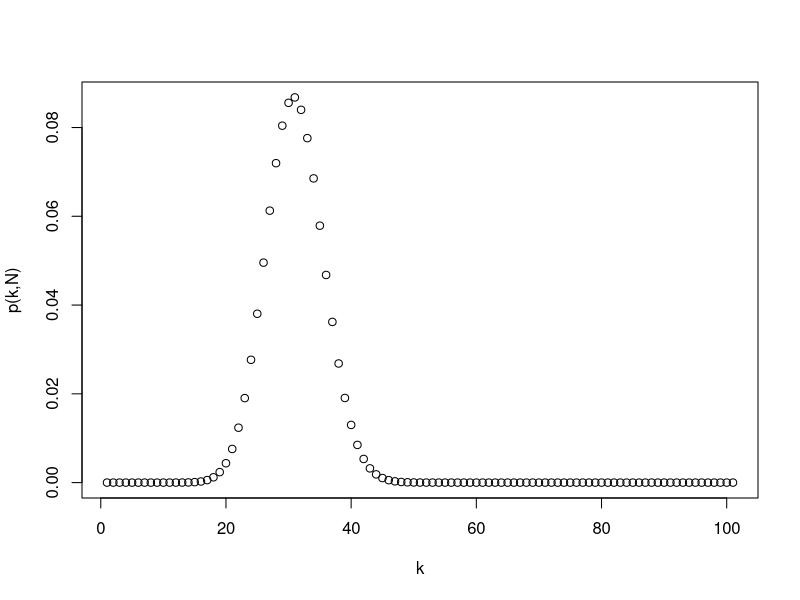
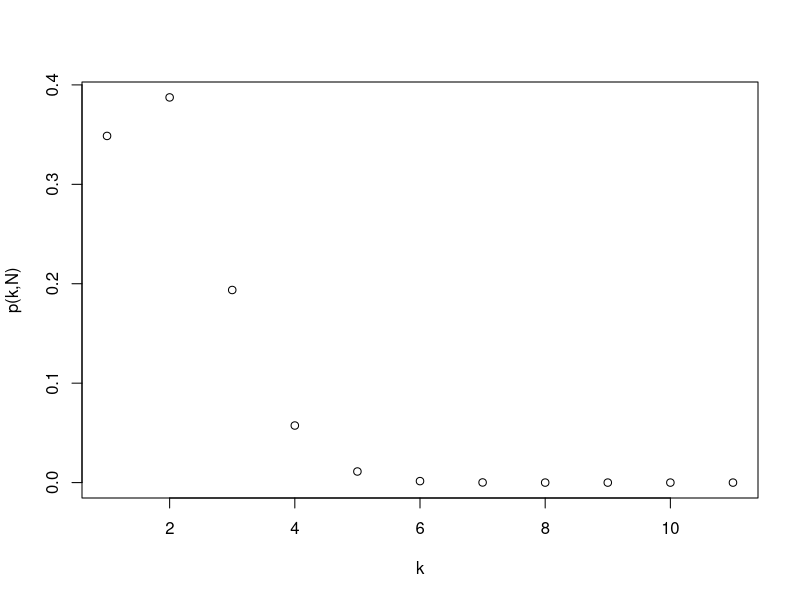
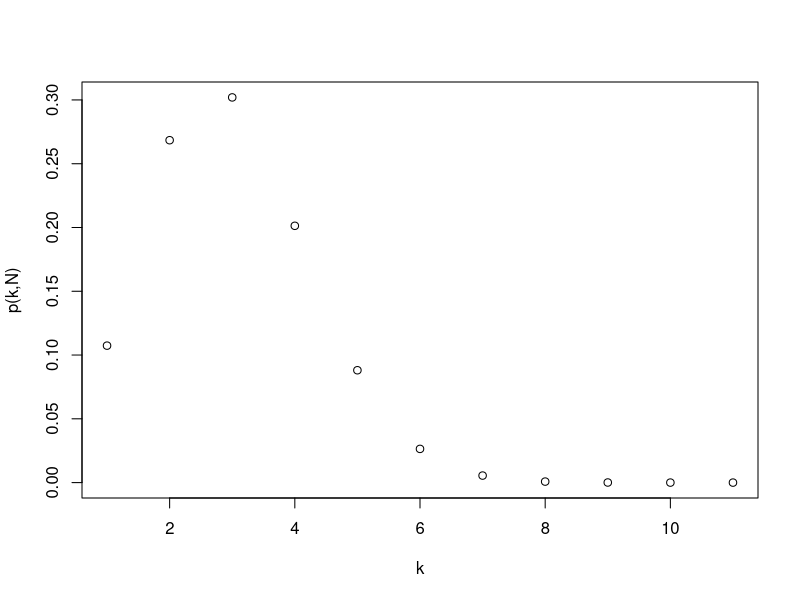
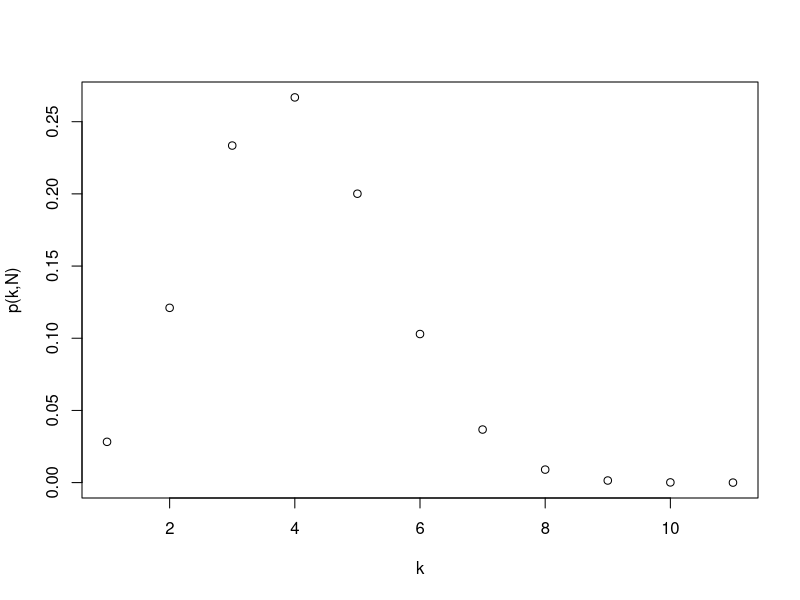
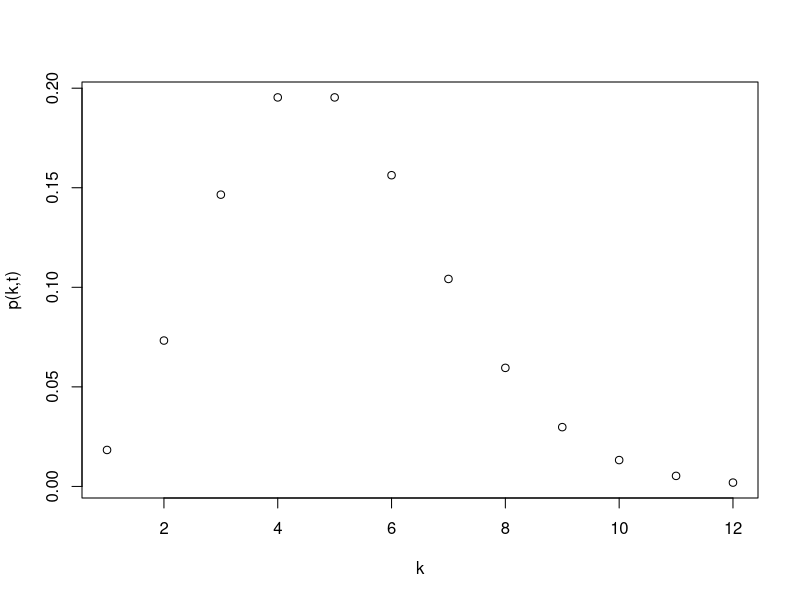
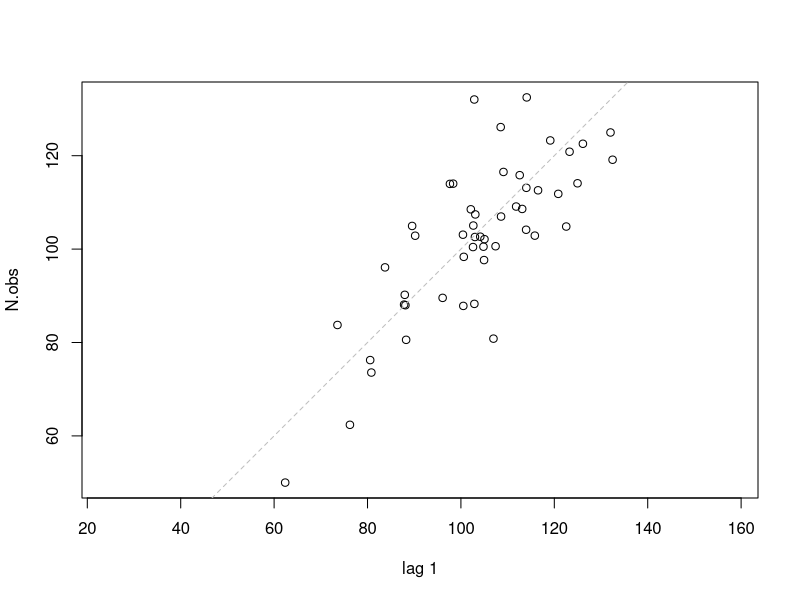
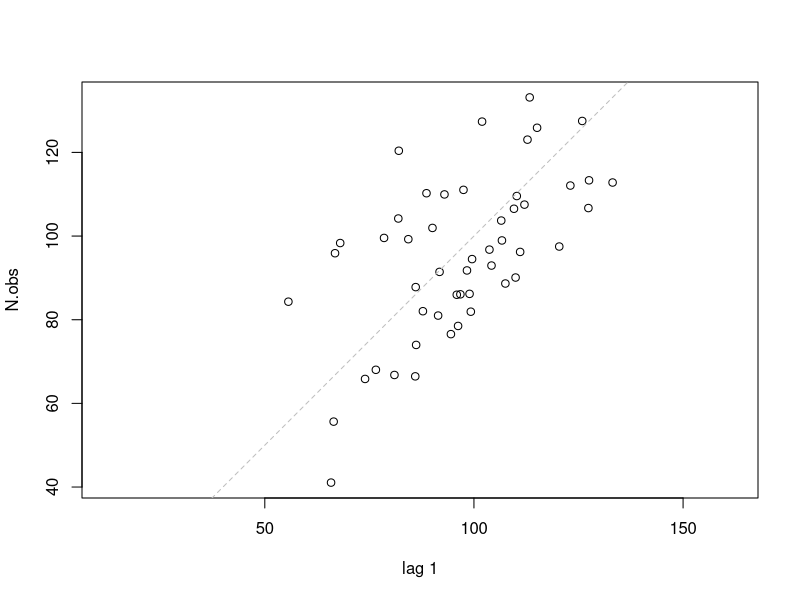

Here is the R script that generated these plots, in order:
## ---- chunk 1
knitr::opts_chunk$set(echo = TRUE)
## ---- chunk 2

binom <- function (p,N) {

# calculates probability of zero successes
p0 = (1 - p)^N
# geneerates a vector to store the prob of k successes
pk = rep(NA, N+1)
pk[1]= p0


for (k in 1:N){
  
  # calculates prob of k successes
  pkN = ((N-k+1)/k)*(p/(1-p))*pk[k]
  # stores prob of k successes
  pk[k+1] = pkN
  
   }

# plots k vs prob of k successes
plot(seq(0:N), pk, xlab="k", ylab="p(k,N)")

}

binom(0.3, 100)
## ---- chunk 3

p.0.1 <- binom(.1, 10)
p.0.2 <- binom(.2, 10)
p.0.3 <- binom(.3, 10)

## ---- chunk 4

poisson.dist <- function (r,t,cutoff) {

# calculate prob of zero successes
p0 = exp(-r*t)
# sets variable sum to stop the iteration
sum= p0
# starts the vector to sabe probabilities, iniciates with prob of zero
pk= NA
pk[1] = p0

i = 1

while (sum < cutoff){
  
  k = i
  pkt = ((r*t)/k)*pk[i]
  pk[i+1] = pkt 
  sum =  sum + pkt 
  #prints iteration values
  cat( 'i =', i, 'k= ', k, 'pkt = ', pkt, 'sum = ', sum)
  
  i= i+1
  
}

plot(seq(0:(length(pk)-1)), pk, xlab="k", ylab="p(k,t)")

}

poisson.dist(r= 0.1, t=40, cutoff=0.999)
## ---- chunk 5

ran.binom <- function (N,p) {

# chooses a random number from a uniform distirbution
U = runif(1)
# sets variable sum to stop the iteration
sum= 0
# set initial k 
k = 0
# stores probabilities to get p(k-1)
p0 = (1 - p)^N
pk = p0

i = 1

while (sum < U){
  
  k= k+1
  # calculates prob of k successes
  pkN = ((N-k+1)/k)*(p/(1-p))*pk[i]
  pk[i+1] = pkN
  
  sum =  sum + pkN
   
  #prints iteration values
  cat( 'i =', i, 'k= ', k, 'pkN = ', pkN, 'sum = ', sum)
  
  i= i+1
  
}

}

ran.binom(40, 0.2)
## ---- chunk 6

pop.dynamics.obsv <- function( t, s, b, sigma.N, sigma.W, sigma.V, N.0){
  
  # sets first period abundance equal to N0
  N.t = N.0 + rnorm(n= 1, mean= 0, sd= sigma.N)
  N.obs = N.0 + rnorm(1, 0, sigma.V)
  
  
for (i in 1:t){
  
  N.t[i+1] = s*N.t[i]+ b + rnorm(1, 0, sigma.W)
  N.obs[i+1] =  N.t[i+1] + rnorm(1, 0, sigma.V)
  
}
  
  lag.plot(N.obs, lags=1, labels = FALSE, do.lines= FALSE)

}
## ---- chunk 7

pop.dynamics.obsv(t= 50, s= 0.8, b = 20, sigma.N=0, sigma.W=10, sigma.V=0, N.0=50)


## ---- chunk 8

pop.dynamics.obsv(t= 50, s= 0.8, b = 20, sigma.N=0, sigma.W=10, sigma.V=10, N.0=50)


